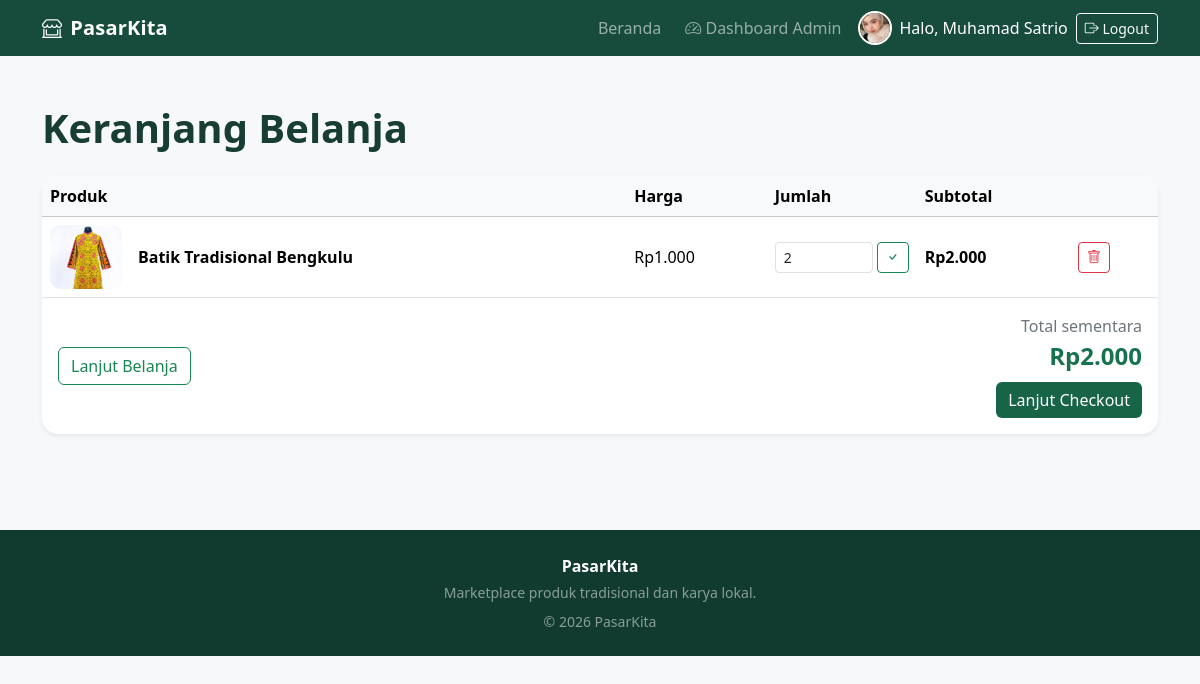
Page /keranjang.php (signed in) on the committed database.
### tables this page shows
CREATE TABLE `products` (
  `id_produk` int(10) UNSIGNED NOT NULL,
  `id_user` int(10) UNSIGNED NOT NULL,
  `id_kategori` int(10) UNSIGNED NOT NULL,
  `nama_produk` varchar(150) NOT NULL,
  `deskripsi` text DEFAULT NULL,
  `harga` decimal(12,2) UNSIGNED NOT NULL DEFAULT 0.00,
  `stok` int(10) UNSIGNED NOT NULL DEFAULT 0,
  `gambar` varchar(255) DEFAULT NULL,
  `status` enum('aktif','nonaktif') NOT NULL DEFAULT 'aktif',
  `created_at` timestamp NOT NULL DEFAULT current_timestamp(),
  `updated_at` timestamp NULL DEFAULT NULL ON UPDATE current_timestamp()
);

### keranjang.php (the view, shortened to what this page needs)
<?php
require_once "config/database.php";
$items = [];
$total = 0;
if (!empty($_SESSION['keranjang'])) {
    $ids = array_map('intval', array_keys($_SESSION['keranjang']));
    $placeholders = implode(',', array_fill(0, count($ids), '?'));
    $types = str_repeat('i', count($ids));
    $stmt = $conn->prepare(
        "SELECT id_produk, nama_produk, harga, stok, gambar
         FROM products
         WHERE status='aktif' AND id_produk IN ($placeholders)"
    );
    $stmt->bind_param($types, ...$ids);
    $stmt->execute();
    $result = $stmt->get_result();
    while ($p = $result->fetch_assoc()) {
        $qty = (int)$_SESSION['keranjang'][$p['id_produk']];
        $p['jumlah'] = $qty;
        $p['subtotal'] = $qty * (float)$p['harga'];
        $total += $p['subtotal'];
        $items[] = $p;
    }
}
require "includes/header.php";
?>
<div class="container py-5">
    <h1 class="section-title mb-4">Keranjang Belanja</h1>
    <?php if ($items): ?>
        <div class="card border-0 shadow-sm rounded-4">
            <div class="table-responsive">
                <table class="table align-middle mb-0">
                    <thead class="table-light">
                        <tr>
                            <th>Produk</th>
                            <th>Harga</th>
                            <th style="width:150px">Jumlah</th>
                            <th>Subtotal</th>
                            <th></th>
                        </tr>
                    </thead>
                    <tbody>
                    <?php foreach ($items as $item): ?>
                        <tr>
                            <td>
                                <div class="d-flex align-items-center gap-3">
                                    <img
                                        src="<?= htmlspecialchars($item['gambar'] ?: 'https://placehold.co/100x100?text=Produk') ?>"
                                        alt=""
                                        width="72"
                                        height="64"
                                        style="object-fit:cover;border-radius:10px"
                                    >
                                    <span class="fw-semibold">
                                        <?= htmlspecialchars($item['nama_produk']) ?>
                                    </span>
                                </div>
                            </td>
                            <td>
                                Rp<?= number_format((float)$item['harga'], 0, ',', '.') ?>
                            </td>
                            <td>
                                <form method="post" class="d-flex gap-1">
                                    <input
                                        class="form-control form-control-sm"
                                        type="number"
                                        name="jumlah"
                                        min="1"
                                        max="<?= (int)$item['stok'] ?>"
                                        value="<?= (int)$item['jumlah'] ?>"
                                    >
                                    <button class="btn btn-outline-success btn-sm" title="Perbarui">
                                        <i class="bi bi-check"></i>
                                    </button>
                                </form>
                            </td>
                            <td class="fw-semibold">
                                Rp<?= number_format((float)$item['subtotal'], 0, ',', '.') ?>
                            </td>
                            <td>
                                <form method="post">
                                    <button class="btn btn-outline-danger btn-sm" title="Hapus">
                                        <i class="bi bi-trash"></i>
                                    </button>
                                </form>
                            </td>
                        </tr>
                    <?php endforeach; ?>
                    </tbody>
                </table>
            </div>
            <div class="card-body d-flex flex-wrap justify-content-between align-items-center gap-3">
                <a href="index.php" class="btn btn-outline-success">
                    Lanjut Belanja
                </a>
                <div class="text-end">
                    <div class="text-secondary">Total sementara</div>
                    <div class="price fs-4">
                        Rp<?= number_format($total, 0, ',', '.') ?>
                    </div>
                    <a href="checkout.php" class="btn btn-pasar mt-2">
                        Lanjut Checkout
                    </a>
                </div>
            </div>
        </div>
    <?php endif; ?>
</div>
<?php require "includes/footer.php"; ?>

### assets/css/style.css (style rules this page uses)
body { background: #f7f8fa; color: #243044; }
.section-title { font-weight: 800; color: #183d32; }
.price { color: #17734f; font-weight: 800; }
.btn-pasar { background: #176447; color: #fff; border: 0; }

### rows in the picture
products: gambar (picture), nama_produk "Batik Tradisional Bengkulu", harga "1.000", jumlah "2", subtotal "2.000"

### other values in the picture
$user['nama'] "Muhamad Satrio"
$total "2.000"
